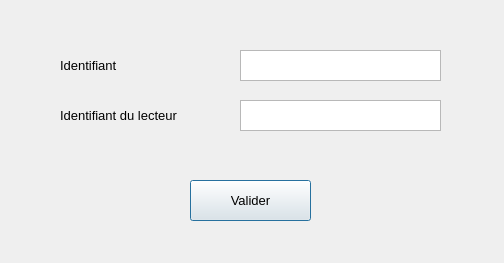
<?xml version="1.0" encoding="UTF-8"?>
<ui version="4.0">
 <class>Dialog</class>
 <widget class="QDialog" name="Dialog">
  <property name="geometry">
   <rect>
    <x>0</x>
    <y>0</y>
    <width>504</width>
    <height>263</height>
   </rect>
  </property>
  <property name="windowTitle">
   <string>Dialog</string>
  </property>
  <property name="modal">
   <bool>true</bool>
  </property>
  <widget class="QLabel" name="Id_livre_label">
   <property name="geometry">
    <rect>
     <x>60</x>
     <y>50</y>
     <width>91</width>
     <height>31</height>
    </rect>
   </property>
   <property name="font">
    <font>
     <pointsize>10</pointsize>
    </font>
   </property>
   <property name="text">
    <string>Identifiant</string>
   </property>
  </widget>
  <widget class="QPushButton" name="Valider_retour_emprunt">
   <property name="enabled">
    <bool>true</bool>
   </property>
   <property name="geometry">
    <rect>
     <x>190</x>
     <y>180</y>
     <width>121</width>
     <height>41</height>
    </rect>
   </property>
   <property name="font">
    <font>
     <pointsize>10</pointsize>
    </font>
   </property>
   <property name="text">
    <string>Valider</string>
   </property>
  </widget>
  <widget class="QTextEdit" name="Id_livre_textEdit">
   <property name="enabled">
    <bool>true</bool>
   </property>
   <property name="geometry">
    <rect>
     <x>240</x>
     <y>50</y>
     <width>201</width>
     <height>31</height>
    </rect>
   </property>
  </widget>
  <widget class="QLabel" name="Id_lecteur_label">
   <property name="geometry">
    <rect>
     <x>60</x>
     <y>100</y>
     <width>161</width>
     <height>31</height>
    </rect>
   </property>
   <property name="font">
    <font>
     <pointsize>10</pointsize>
    </font>
   </property>
   <property name="text">
    <string>Identifiant du lecteur</string>
   </property>
  </widget>
  <widget class="QTextEdit" name="Id_lecteur_textEdit">
   <property name="enabled">
    <bool>true</bool>
   </property>
   <property name="geometry">
    <rect>
     <x>240</x>
     <y>100</y>
     <width>201</width>
     <height>31</height>
    </rect>
   </property>
  </widget>
 </widget>
 <resources/>
 <connections/>
</ui>
